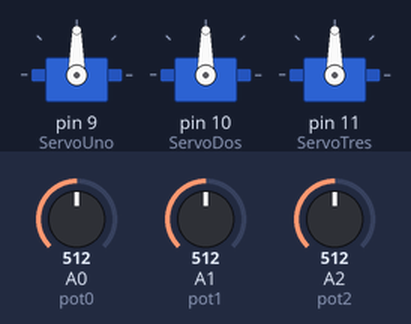
This sketch was run on a simulated Arduino Uno, built with avr-gcc and run on an emulated ATmega328P. On the bench: 3 × servo. The inputs (shaded band) are chosen by the test bench; at power-on: A0 (pot0) = 512, A1 (pot1) = 512, A2 (pot2) = 512.

Above: at 1.2 s.
1.3 s: A0 (pot0) set to 716
At 2.4 s:
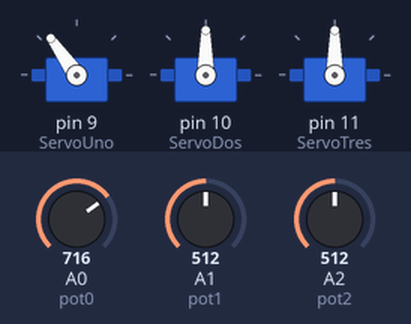
2.8 s: A1 (pot1) set to 716
At 4.0 s:
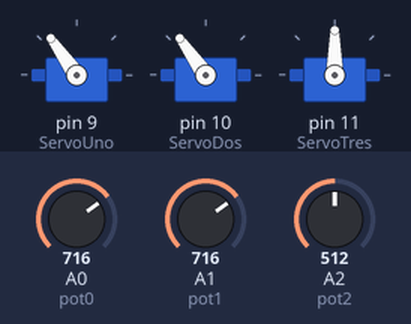
4.3 s: A2 (pot2) set to 716
At 4.8 s:
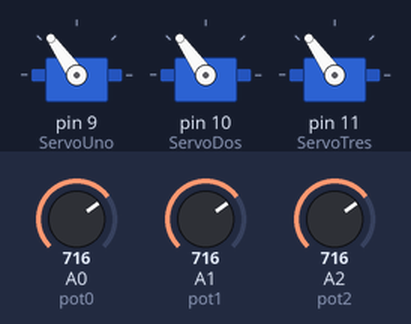
5.8 s: A0 (pot0) set to 900
At 6.5 s:
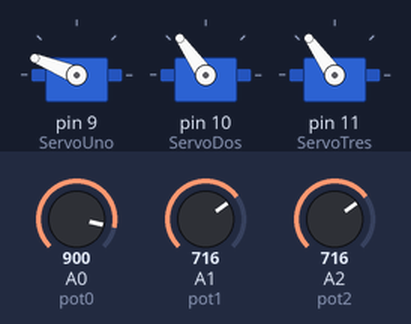
7.3 s: A1 (pot1) set to 900
At 8.5 s:
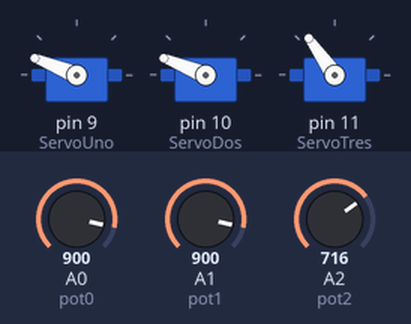
8.8 s: A2 (pot2) set to 900
At 10.0 s:
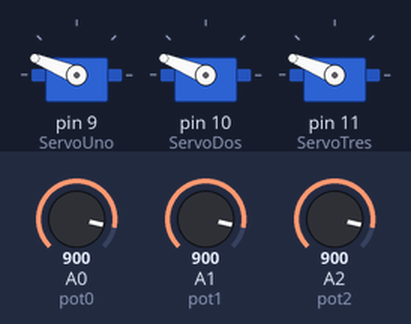
Timing chart, 0 to 11.3 s (numbered marks = the images above; inputs shaded):
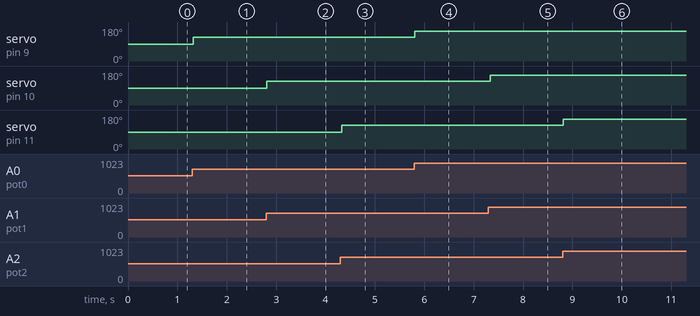

Measured:
- after the input at 1.3 s, servo on pin 9 (ServoUno): 90° → 125° at once
- after the input at 2.8 s, servo on pin 10 (ServoDos): 90° → 125° at once
- after the input at 4.3 s, servo on pin 11 (ServoTres): 90° → 125° at once
- after the input at 5.8 s, servo on pin 9 (ServoUno): 125° → 158° at once
- after the input at 7.3 s, servo on pin 10 (ServoDos): 125° → 158° at once
- after the input at 8.8 s, servo on pin 11 (ServoTres): 125° → 158° at once

The sketch:

ContadorServo.ino
```cpp
#include <Servo.h>
Servo ServoUno;
Servo ServoDos;
Servo ServoTres;
int pot0 = 0;
int val0;
int pot1 = 1;
int val1;
int pot2 = 2;
int val2;
void setup()
{
ServoUno.attach(9);
ServoDos.attach(10);
ServoTres.attach(11);
}

void loop()
{
val0 = map(analogRead(pot0), 0 ,1023, 0, 180);
ServoUno.write(val0);
Serial.write("moviendo hacia: " + val0);
delay(15);

val1 = map(analogRead(pot1), 0 ,1023, 0, 180);
ServoDos.write(val1);
delay(15);

val2 = map(analogRead(pot2), 0 ,1023, 0, 180);
ServoTres.write(val2);
delay(15);

}
```
